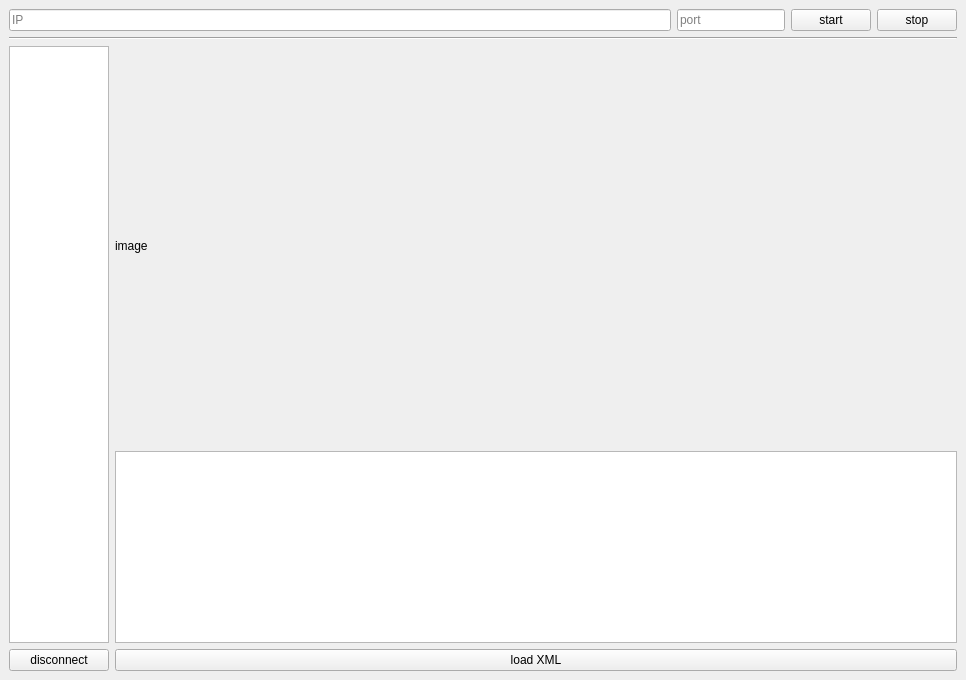
<?xml version="1.0" encoding="UTF-8"?>
<ui version="4.0">
 <class>MainWindow</class>
 <widget class="QMainWindow" name="MainWindow">
  <property name="geometry">
   <rect>
    <x>0</x>
    <y>0</y>
    <width>966</width>
    <height>680</height>
   </rect>
  </property>
  <property name="windowTitle">
   <string>MainWindow</string>
  </property>
  <widget class="QWidget" name="centralwidget">
   <layout class="QGridLayout" name="gridLayout">
    <item row="0" column="0">
     <layout class="QVBoxLayout" name="verticalLayout_3">
      <item>
       <layout class="QHBoxLayout" name="horizontalLayout">
        <item>
         <widget class="QLineEdit" name="lineEditIP">
          <property name="placeholderText">
           <string>IP</string>
          </property>
         </widget>
        </item>
        <item>
         <widget class="QLineEdit" name="lineEditPort">
          <property name="sizePolicy">
           <sizepolicy hsizetype="Fixed" vsizetype="Fixed">
            <horstretch>0</horstretch>
            <verstretch>0</verstretch>
           </sizepolicy>
          </property>
          <property name="placeholderText">
           <string>port</string>
          </property>
         </widget>
        </item>
        <item>
         <widget class="QPushButton" name="pushButtonStart">
          <property name="text">
           <string>start</string>
          </property>
         </widget>
        </item>
        <item>
         <widget class="QPushButton" name="pushButtonStop">
          <property name="text">
           <string>stop</string>
          </property>
         </widget>
        </item>
       </layout>
      </item>
      <item>
       <widget class="Line" name="line">
        <property name="orientation">
         <enum>Qt::Horizontal</enum>
        </property>
       </widget>
      </item>
     </layout>
    </item>
    <item row="1" column="0">
     <layout class="QHBoxLayout" name="horizontalLayout_2">
      <item>
       <layout class="QVBoxLayout" name="verticalLayout">
        <item>
         <widget class="QListView" name="listViewConnectedClients">
          <property name="sizePolicy">
           <sizepolicy hsizetype="Minimum" vsizetype="Expanding">
            <horstretch>0</horstretch>
            <verstretch>0</verstretch>
           </sizepolicy>
          </property>
          <property name="minimumSize">
           <size>
            <width>50</width>
            <height>50</height>
           </size>
          </property>
          <property name="maximumSize">
           <size>
            <width>100</width>
            <height>16777215</height>
           </size>
          </property>
         </widget>
        </item>
        <item>
         <widget class="QPushButton" name="pushButtonDisconnectClient">
          <property name="minimumSize">
           <size>
            <width>50</width>
            <height>0</height>
           </size>
          </property>
          <property name="maximumSize">
           <size>
            <width>100</width>
            <height>16777215</height>
           </size>
          </property>
          <property name="text">
           <string>disconnect</string>
          </property>
         </widget>
        </item>
       </layout>
      </item>
      <item>
       <layout class="QVBoxLayout" name="verticalLayout_2">
        <item>
         <widget class="QLabel" name="imageView">
          <property name="sizePolicy">
           <sizepolicy hsizetype="Expanding" vsizetype="Expanding">
            <horstretch>0</horstretch>
            <verstretch>0</verstretch>
           </sizepolicy>
          </property>
          <property name="text">
           <string>image</string>
          </property>
         </widget>
        </item>
        <item>
         <widget class="QTextEdit" name="textEdit">
          <property name="sizePolicy">
           <sizepolicy hsizetype="Expanding" vsizetype="Fixed">
            <horstretch>0</horstretch>
            <verstretch>0</verstretch>
           </sizepolicy>
          </property>
          <property name="minimumSize">
           <size>
            <width>100</width>
            <height>40</height>
           </size>
          </property>
          <property name="maximumSize">
           <size>
            <width>1000000</width>
            <height>500</height>
           </size>
          </property>
          <property name="readOnly">
           <bool>true</bool>
          </property>
         </widget>
        </item>
        <item>
         <widget class="QPushButton" name="pushButtonLoadXml">
          <property name="text">
           <string>load XML</string>
          </property>
         </widget>
        </item>
       </layout>
      </item>
     </layout>
    </item>
   </layout>
  </widget>
 </widget>
 <resources/>
 <connections/>
</ui>
